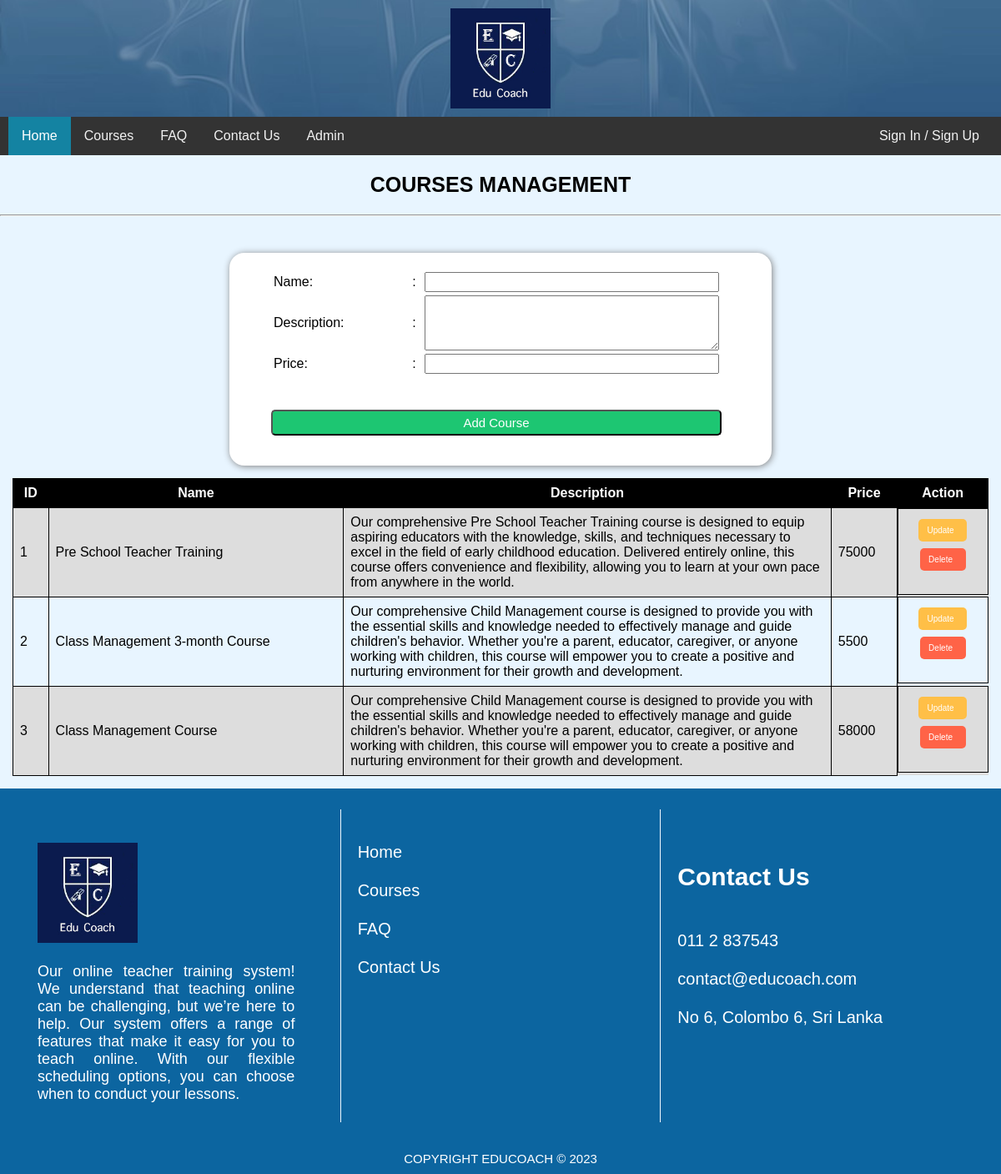
The page /managecourse.php on the database its author committed.
### tables this page shows
CREATE TABLE `courses` (
  `id` int(2) NOT NULL,
  `name` varchar(100) NOT NULL,
  `description` varchar(500) NOT NULL,
  `price` varchar(11) NOT NULL,
  `created_date` datetime NOT NULL
);

### managecourse.php (the view, shortened to what this page needs)
<?php require_once('./db/connection.php'); ?>
<?php
            if (isset($_GET['id'])) {
                $courseId = $_GET['id'];
                $query = "SELECT * FROM courses WHERE id = $courseId";
                $result = mysqli_query($connection, $query);
                if (mysqli_num_rows($result) == 1) {
                    $row = mysqli_fetch_assoc($result);
                    $name = $row['name'];
                    $description = $row['description'];
                    $price = $row['price'];
                } else {
                    echo "Course not found.";
                    exit;
                }
            } else{
                $name = "";
                $description = "";
                $price = "";
            }
?>
<html lang="en">
<head>
    <link rel="stylesheet" href="./css/style.css">
    <link rel="stylesheet" href="./css/header.css">
    <link rel="stylesheet" href="./css/footer.css">
    <link rel="stylesheet" href="./css/course.css">
    <link href="https://cdn.jsdelivr.net/npm/remixicon@3.2.0/fonts/remixicon.css" rel="stylesheet">
</head>
<body>
    <?php include './components/header.php' ?>
    <div>
        <h2 class="page-title">COURSES MANAGEMENT</h2>
        <hr/>
        <br><br>
            <div class="card-form">
                        <div class="form-card-body">
                            <form method="post" action="<?php echo $_SERVER['PHP_SELF']; ?>" onsubmit="return validatePrice()">
                            <table>
                                <tbody>
                                    <tr>
                                        <td> <label for="name">Name:</label></td>
                                        <td>:</td>
                                        <td><input type="text" name="name" value="<?php echo $name; ?>" required></td>
                                    </tr>
                                    <tr>
                                        <td><label for="description">Description:</label></td>
                                        <td>:</td>
                                        <td><textarea name="description" rows="4" required><?php echo $description; ?></textarea></td>
                                    </tr>
                                    <tr>
                                        <td> <label for="price">Price:</label></td>
                                        <td>:</td>
                                        <td> <input type="number" id="price" name="price" value="<?php echo $price; ?>" required></td>
                                    </tr>
                                    <tr >
                                        <td></td>
                                        <td></td>
                                        <td>
                                        </td>
                                    </tr>
                                </tbody>
                            </table>
                            <br><br>
                                <?php
                                if (isset($_GET['id'])) {
                                   echo '<button class="update-btn" type="submit" name="update">Update Course</button>';
                                }
                                else{
                                    echo '<button class="create-btn" type="submit" name="submit">Add Course</button>';
                                }
                                ?>
                            </form>
                        </div>
            </div>
    </div>
<div class="display-table">
    <table>
        <tbody>
            <tr>
                <th>ID</th>
                <th>Name</th>
                <th>Description</th>
                <th>Price</th>
                <th>Action</th>
            </tr>
            <?php
                $query = "SELECT * FROM courses";
                $result = mysqli_query($connection, $query);
                while ($row = mysqli_fetch_assoc($result)) {
                    echo "<tr>";
                    echo "<td>".$row['id']."</td>";
                    echo "<td>".$row['name']."</td>";
                    echo "<td class='td-description'>".$row['description']."</td>";
                    echo "<td>".$row['price']."</td>";
                    echo '<td class="action-td">
                                <a class="action-button update-action-btn" href="./managecourse.php?id=' . $row['id'] . '" type="submit" name="edit">Update &nbsp <i class="ri-edit-box-fill"></i></a>
                                <form method="post" action="./managecourse.php">
                                    <input type="hidden" name="courseId" value="' . $row['id'] . '">
                                    <button class="action-button dlt-button" type="submit" name="delete" onclick="return confirm(\'Are you sure you want to delete this course?\');">Delete &nbsp <i class="ri-delete-bin-2-fill"></i></button>
                                </form>
                        </td>';
                    echo "</tr>";
                }
                ?>
        </tbody>
    </table>
</div>
    <?php include './components/footer.php' ?>
</body>
</html>

### css/style.css (style rules this page uses)
body { margin: 0; font-family: Arial, Helvetica, sans-serif; }

### css/course.css (style rules this page uses)
body { background-color: #e8f5ff; }
.page-title { text-align: center; font-size: 25px; }
.card-form { background-color: #fff; border-radius: 18px; box-shadow: 1px 1px 8px 0 grey; height: auto; margin: auto; padding: 20px 0 20px 50px; width: 50%; }
.form-card-body table { width: 90%; }
.form-card-body input, textarea { width: 100%; }
.form-card-body input { height: 3vh; }
.form-card-body button { width: 90%; font-size: 15px; color: white; border-radius: 5px; padding: 5px 3px; }
.display-table { padding: 15px; }
.display-table table { font-family: arial, sans-serif; border-collapse: collapse; width: 100%; }
.display-table th { background-color: #000; border: 1px solid #000000; color: white; text-align: center; padding: 8px; }
.display-table td { border: 1px solid black; text-align: left; padding: 8px; }
.display-table tr:nth-child(even) { background-color: #dddddd; }
.td-description { width: 50%; }
.create-btn { background-color: rgb(29, 198, 114); }
.dlt-button { background-color: tomato; }
.update-action-btn { background-color:rgb(255, 191, 71) ; }
.action-td { display: flex; flex-direction: column; justify-content: center; justify-items: baseline; align-items: center; }
.action-td a { display: block; }
.action-button { border: none; color: white; font-size: 10px; border-radius: 5px; padding: 8px 10px; text-decoration: none; margin: 4px 4px; }

### rows shown on the page
courses: id "1", name "Pre School Teacher Training", description "Our comprehensive Pre School Teacher Training course is designed to equip aspiring educators with the knowledge, skills, and techniques necessary to excel in the field of early childhood education. Delivered entirely online, this course offers convenience and flexibility, allowing you to learn at your own pace from anywhere in the world.", price "75000"
courses: id "2", name "Class Management 3-month Course", description "Our comprehensive Child Management course is designed to provide you with the essential skills and knowledge needed to effectively manage and guide children's behavior. Whether you're a parent, educator, caregiver, or anyone working with children, this course will empower you to create a positive and nurturing environment for their growth and development.", price "5500"
courses: id "3", name "Class Management Course", description "Our comprehensive Child Management course is designed to provide you with the essential skills and knowledge needed to effectively manage and guide children's behavior. Whether you're a parent, educator, caregiver, or anyone working with children, this course will empower you to create a positive and nurturing environment for their growth and development.", price "58000"
